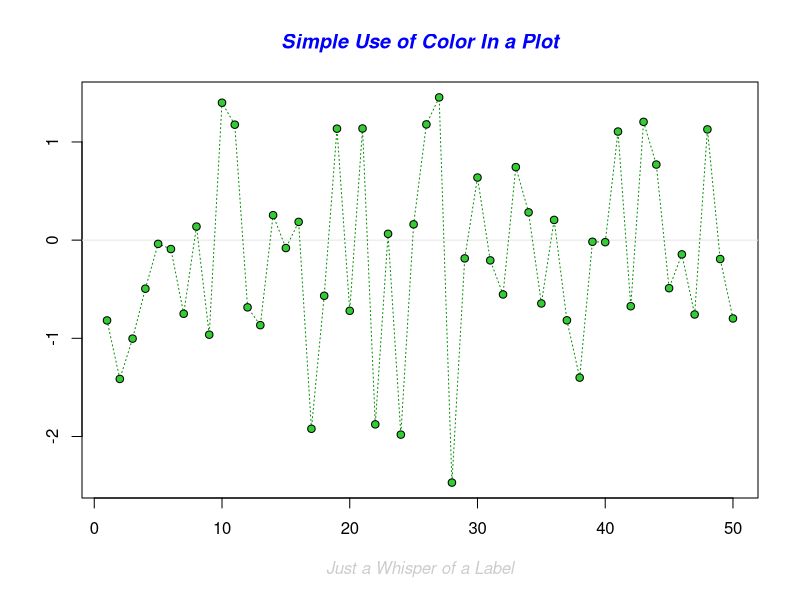
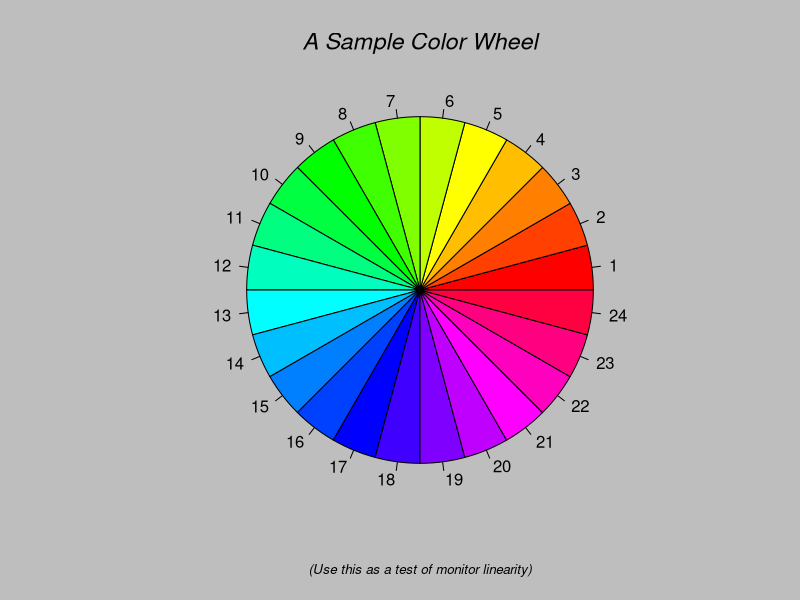
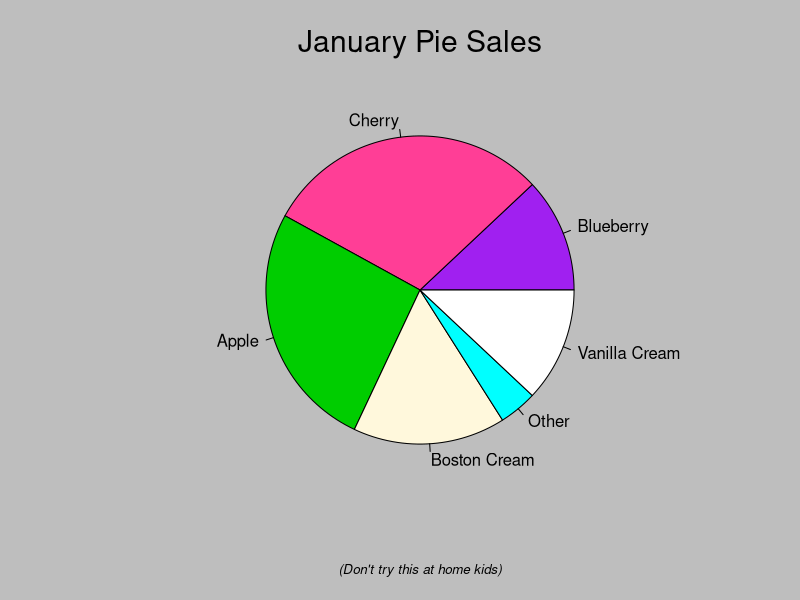
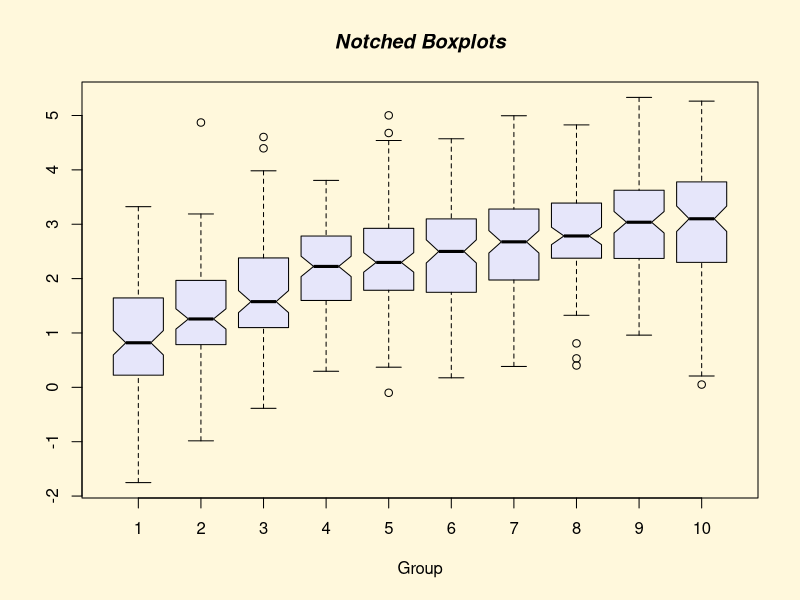
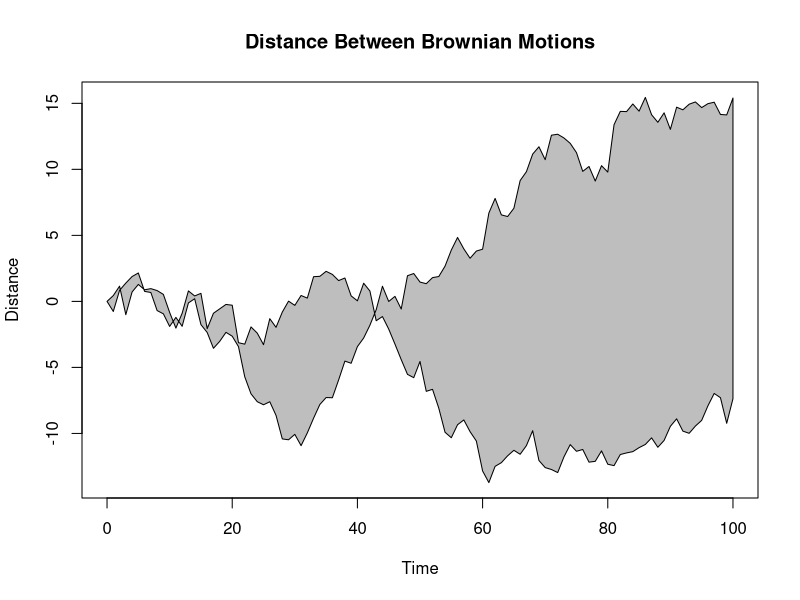
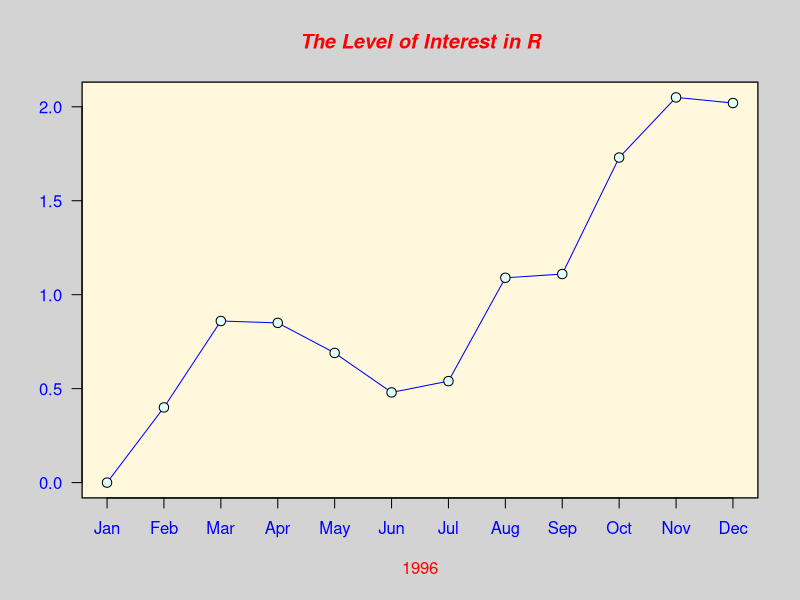
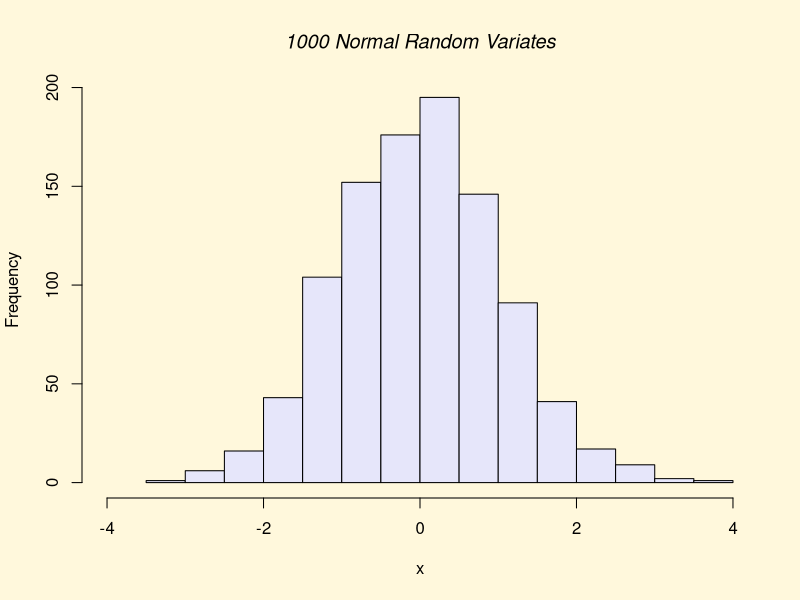
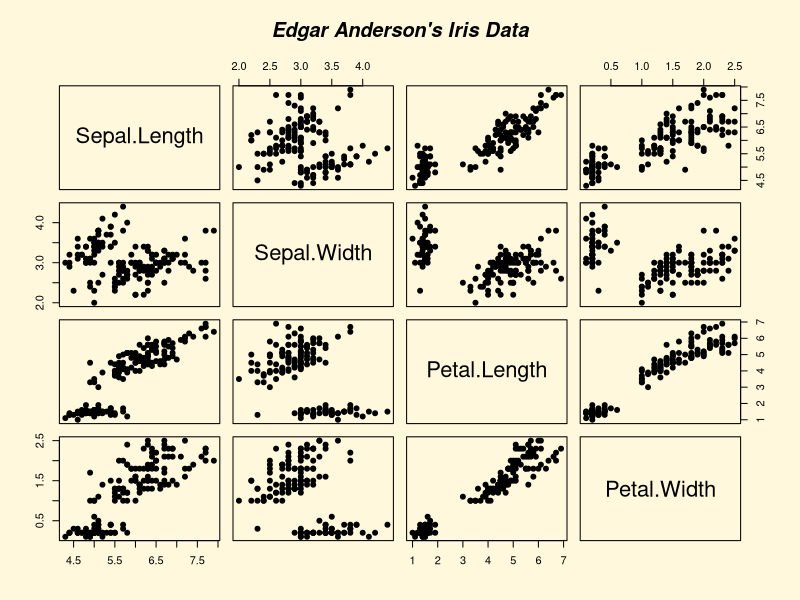

The R script that drew these images, in order: (Note: this script raises an error after producing the figures.)
install.packages("plotrix")
library(plotrix)
data()
#Load whole dataset
data(mtcars)
#Print the first 10 rows
print(head(mtcars,10))

#Store only 2 colums in a variable
input <- mtcars[,c('mpg','cyl')]
#Print the first 5 rows
print(head(input))

demo(graphics)
demo(image)
#Press Enter to see image

#create pie chart
x <- c(21,62,10,53)
labels <- c("London","New York","Singapore","Mumbai")
pie(x,labels)

pie(x,labels,main = "City pie chart",col=rainbow(length(x)))

piepercent<- round(100*x/sum(x), 1) 
# Plot the chart. 
pie(x, labels = piepercent, main = "City pie chart",col = 
      rainbow(length(x))) 
legend("topright", c("London","New York","Singapore","Mumbai"), cex 
       = 0.8,fill = rainbow(length(x))) 
pie3D(x,labels = lbl,explode = 0.1, main = "Pie Chart of Countries") 

#Plot box plot
boxplot(mpg ~ cyl, data = mtcars, xlab = "Number of Cylinders", 
        ylab = "Miles Per Gallon", main = "Mileage Data")

#Box plot with notch
boxplot(mpg ~ cyl, data = mtcars,  
       xlab = "Number of Cylinders", 
       ylab = "Miles Per Gallon",  
       main = "Mileage Data", 
       notch = TRUE,  
       varwidth = TRUE,
       col = c("green","yellow","purple"), 
       names = c("High","Medium","Low") 
) 

#Create histogram
v <-  c(9,13,21,8,36,22,12,41,31,33,19) 
hist(v,xlab = "Weight",col = "yellow",border = "blue") 

#Creating Histogram Range of X and Y values  
v <- c(9,13,21,8,36,22,12,41,31,33,19) 
hist(v,xlab = "Weight",col = "green",border = "red", xlim = c(0,40), 
     ylim = c(0,5), breaks = 5) 

#Scatter plot
# Get the input values. 
input <- mtcars[,c('wt','mpg')] 
# Plot the chart 
plot(x = input$wt,y = input$mpg, 
     xlab = "Weight", 
     ylab = "Milage", 
     xlim = c(2.5,5), 
     ylim = c(15,30),    
     main = "Weight vs Milage")  

#Scatter plot matrices
# Plot the matrices between 4 variables giving 12 plots. 
# One variable with 3 others and total 4 variables. 
pairs(~wt+mpg+disp+cyl,data = mtcars, 
      main = "Scatterplot Matrix") 

#Bar chart
# Create the data for the chart 
H <- c(7,12,28,3,41) 
# Plot the bar chart  
barplot(H) 
# 
# Creating Bar Chart Labels, Title and Colors 
H <- c(7,12,28,3,41) 
M <- c("Mar","Apr","May","Jun","Jul") 
barplot(H,names.arg=M,xlab="Month",ylab="Revenue",col="blue", 
        main="Revenue chart",border="red") 

#Creating Group Bar Chart and Stacked Bar Chart
# Create the input vectors. 
colors = c("green","orange","brown") 
months <- c("Mar","Apr","May","Jun","Jul") 
regions <- c("East","West","North") 
# Create the matrix of the values. 
Values <- matrix(c(2,9,3,11,9,4,8,7,3,12,5,2,8,10,11), nrow = 3, 
                 ncol = 5, byrow = TRUE) 
# Create the bar chart 
barplot(Values, main = "total revenue", names.arg = months, xlab = 
          "month", ylab = "revenue", col = colors) 
# Add the legend to the chart 
legend("topleft", regions, cex = 1.3, fill = colors) 

#Line Graph
v <- c(7,12,28,3,41) 
plot(v,type = "o") 

# Creating Line Chart Title, Color and Labels  
plot(v,type = "o", col = "red", xlab = "Month", ylab = "Rain fall", 
     main = "Rain fall chart") 

#Creating Multiple Lines in a Line Chart   
# Add more data for the chart. 
t <- c(14,7,6,19,3) 
plot(v,type = "o",col = "red", xlab = "Month", ylab = "Rain fall",  
     main = "Rain fall chart") 
lines(t, type = "o", col = "blue") 
